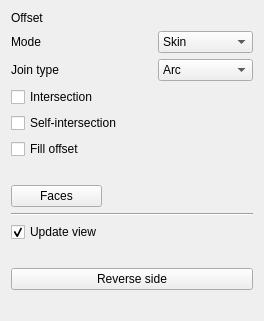
<?xml version="1.0" encoding="UTF-8"?>
<ui version="4.0">
 <class>PartGui::TaskOffset</class>
 <widget class="QWidget" name="PartGui::TaskOffset">
  <property name="geometry">
   <rect>
    <x>0</x>
    <y>0</y>
    <width>264</width>
    <height>244</height>
   </rect>
  </property>
  <property name="windowTitle">
   <string>Offset</string>
  </property>
  <layout class="QGridLayout" name="gridLayout">
   <item row="0" column="0">
    <widget class="QLabel" name="labelOffset">
     <property name="text">
      <string>Offset</string>
     </property>
    </widget>
   </item>
   <item row="0" column="2">
    <widget class="Gui::QuantitySpinBox" name="spinOffset">
       <property name="unit" stdset="0">
        <string notr="true">mm</string>
       </property>
    </widget>
   </item>
   <item row="1" column="0">
    <widget class="QLabel" name="label_2">
     <property name="text">
      <string>Mode</string>
     </property>
    </widget>
   </item>
   <item row="1" column="2">
    <widget class="QComboBox" name="modeType">
     <item>
      <property name="text">
       <string>Skin</string>
      </property>
     </item>
     <item>
      <property name="text">
       <string>Pipe</string>
      </property>
     </item>
     <item>
      <property name="text">
       <string>Recto verso</string>
      </property>
     </item>
    </widget>
   </item>
   <item row="2" column="0">
    <widget class="QLabel" name="label_3">
     <property name="text">
      <string>Join type</string>
     </property>
    </widget>
   </item>
   <item row="2" column="2">
    <widget class="QComboBox" name="joinType">
     <item>
      <property name="text">
       <string>Arc</string>
      </property>
     </item>
     <item>
      <property name="text">
       <string>Tangent</string>
      </property>
     </item>
     <item>
      <property name="text">
       <string>Intersection</string>
      </property>
     </item>
    </widget>
   </item>
   <item row="3" column="0">
    <widget class="QCheckBox" name="intersection">
     <property name="text">
      <string>Intersection</string>
     </property>
    </widget>
   </item>
   <item row="4" column="0" colspan="2">
    <widget class="QCheckBox" name="selfIntersection">
     <property name="text">
      <string>Self-intersection</string>
     </property>
    </widget>
   </item>
   <item row="5" column="0" colspan="3">
    <widget class="QCheckBox" name="fillOffset">
     <property name="text">
      <string>Fill offset</string>
     </property>
    </widget>
   </item>
   <item row="6" column="0" colspan="3">
    <widget class="QLabel" name="labelFaces">
     <property name="text">
      <string notr="true"/>
     </property>
    </widget>
   </item>
   <item row="7" column="0">
    <widget class="QPushButton" name="facesButton">
     <property name="text">
      <string>Faces</string>
     </property>
     <property name="checkable">
      <bool>true</bool>
     </property>
    </widget>
   </item>
   <item row="7" column="1" colspan="2">
    <spacer name="horizontalSpacer">
     <property name="orientation">
      <enum>Qt::Horizontal</enum>
     </property>
     <property name="sizeHint" stdset="0">
      <size>
       <width>152</width>
       <height>20</height>
      </size>
     </property>
    </spacer>
   </item>
   <item row="8" column="0" colspan="3">
    <widget class="Line" name="line">
     <property name="orientation">
      <enum>Qt::Horizontal</enum>
     </property>
    </widget>
   </item>
   <item row="9" column="0">
    <widget class="QCheckBox" name="updateView">
     <property name="text">
      <string>Update view</string>
     </property>
     <property name="checked">
      <bool>true</bool>
     </property>
    </widget>
   </item>
   <item row="12" column="0" colspan="3">
    <widget class="QLabel" name="resultStatus">
     <property name="text"><string notr="true"/></property>
     <property name="wordWrap"><bool>true</bool></property>
     <property name="textFormat"><enum>Qt::PlainText</enum></property>
     <property name="textInteractionFlags"><set>Qt::TextSelectableByMouse</set></property>
    </widget>
   </item>
   <item row="10" column="0" colspan="3">
    <widget class="QLabel" name="sideHelp">
     <property name="text"><string notr="true"/></property>
     <property name="wordWrap"><bool>true</bool></property>
    </widget>
   </item>
   <item row="11" column="0" colspan="3">
    <widget class="QPushButton" name="reverseSide">
     <property name="text"><string>Reverse side</string></property>
    </widget>
   </item>
  </layout>
 </widget>
 <customwidgets>
  <customwidget>
   <class>Gui::QuantitySpinBox</class>
   <extends>QWidget</extends>
   <header>Gui/QuantitySpinBox.h</header>
  </customwidget>
 </customwidgets>
 <tabstops>
  <tabstop>spinOffset</tabstop>
  <tabstop>modeType</tabstop>
  <tabstop>joinType</tabstop>
  <tabstop>intersection</tabstop>
  <tabstop>selfIntersection</tabstop>
 </tabstops>
 <resources/>
 <connections/>
</ui>
